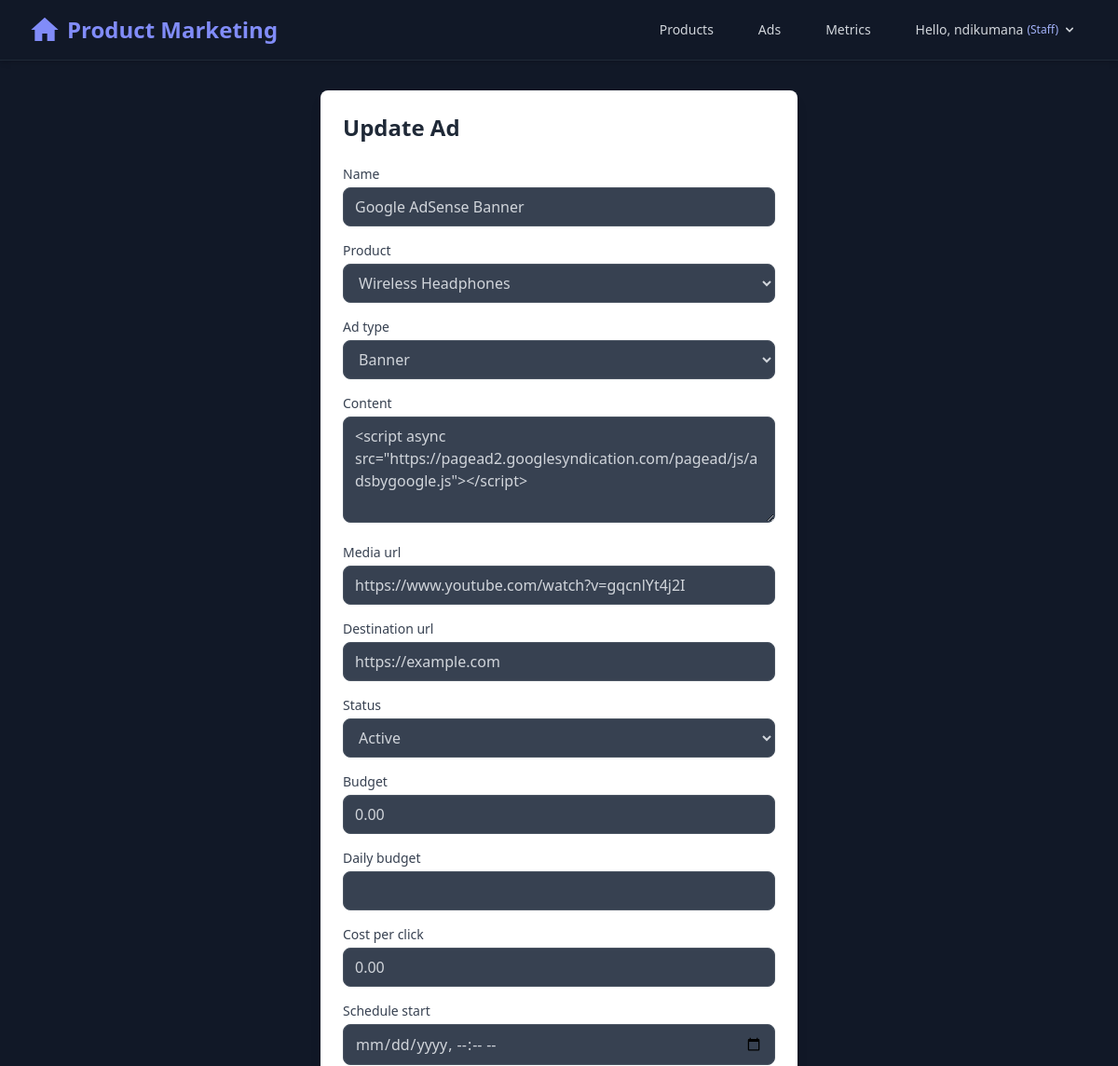
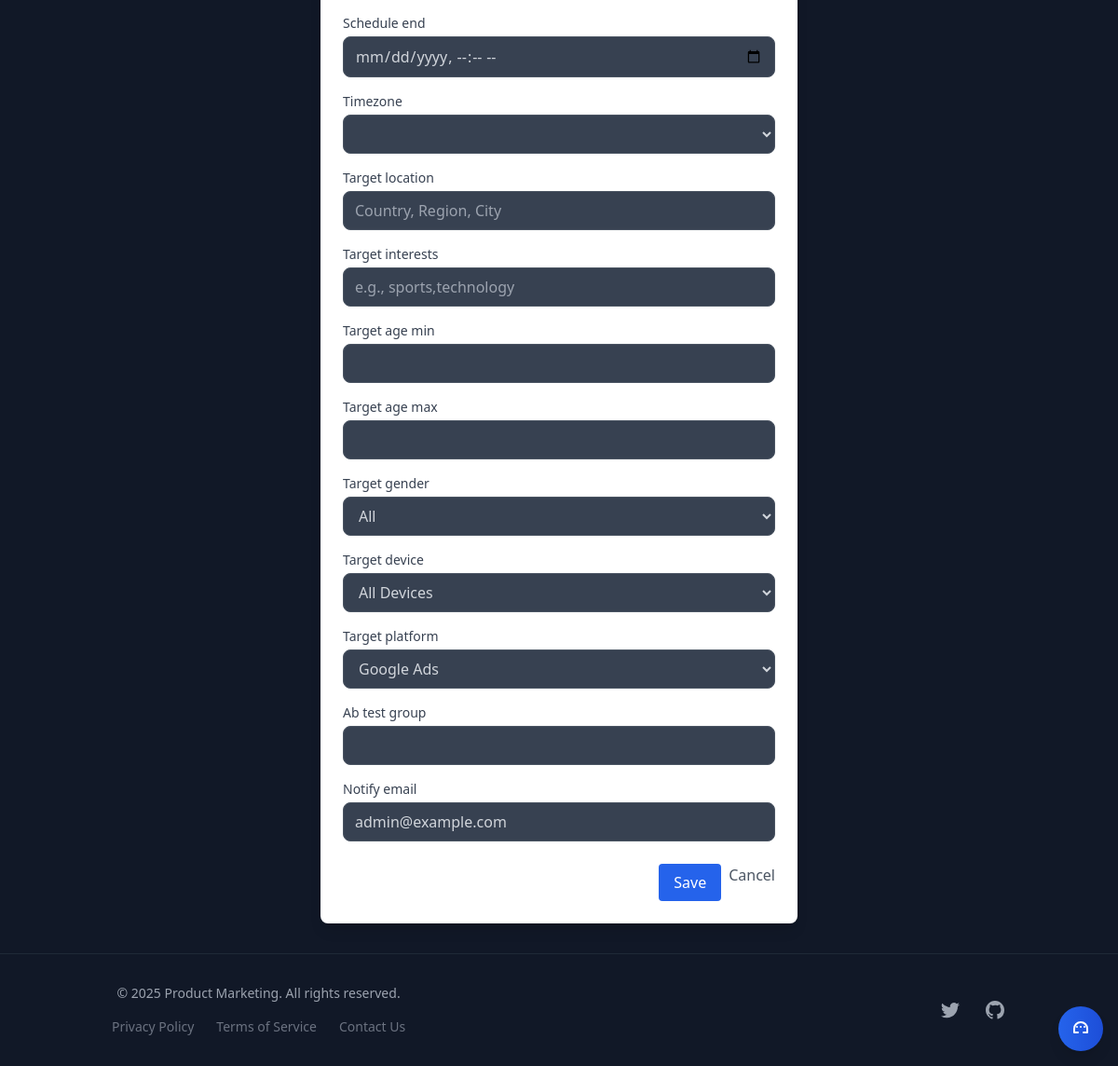
/ads/3/update/ (signed in), run on the app's committed database (2 pictures, top to bottom).
### marketing/models.py (models this page shows, shortened)
class Ad(models.Model):
    name = models.CharField(max_length=200, help_text="Ad name")
    is_affiliate = models.BooleanField(default=True, help_text="True for affiliate ads, False for ad network banners")
    product = models.ForeignKey(Product, on_delete=models.CASCADE, related_name='ads', help_text="Promoted product")
    ad_type = models.CharField(max_length=20, choices=AdTypeChoices.choices, default=AdTypeChoices.BANNER, help_text="Type of ad")
    content = models.TextField(blank=True, null=True, help_text="Ad copy or ad network script (e.g., AdSense code)")
    media_url = models.URLField(blank=True, null=True, validators=[URLValidator()], help_text="Ad image or video URL")
    destination_url = models.URLField(validators=[URLValidator()], help_text="URL users are directed to")
    status = models.CharField(max_length=20, choices=StatusChoices.choices, default=StatusChoices.DRAFT, help_text="Ad status")
    budget = models.DecimalField(max_digits=10, decimal_places=2, default=0.00, validators=[MinValueValidator(0)], help_text="Total ad budget")
    daily_budget = models.DecimalField(max_digits=10, decimal_places=2, null=True, blank=True, validators=[MinValueValidator(0)], help_text="Daily budget limit")
    cost_per_click = models.DecimalField(max_digits=6, decimal_places=2, default=0.00, validators=[MinValueValidator(0)], help_text="Cost per click")
    schedule_start = models.DateTimeField(null=True, blank=True, help_text="Ad start date/time")
    schedule_end = models.DateTimeField(null=True, blank=True, help_text="Ad end date/time")
    timezone = models.CharField(max_length=50, default='UTC', help_text="Timezone for scheduling, e.g., Africa/Johannesburg")
    target_location = models.CharField(max_length=200, blank=True, help_text="Target audience location")
    target_interests = models.CharField(max_length=200, blank=True, help_text="Target audience interests")
    target_age_min = models.PositiveIntegerField(null=True, blank=True, help_text="Minimum target age")
    target_age_max = models.PositiveIntegerField(null=True, blank=True, help_text="Maximum target age")
    target_gender = models.CharField(max_length=50, choices=GenderChoices.choices, default=GenderChoices.ALL, help_text="Target gender")
    target_device = models.CharField(max_length=20, choices=DeviceChoices.choices, default=DeviceChoices.ALL, help_text="Target device")
    target_platform = models.CharField(max_length=20, choices=PlatformChoices.choices, default=PlatformChoices.GOOGLE, help_text="Target platform")
    ab_test_group = models.CharField(max_length=50, blank=True, null=True, help_text="A/B test group identifier")
    notify_email = models.EmailField(blank=True, help_text="Email for ad notifications, defaults to staff user's email")
    created_at = models.DateTimeField(auto_now_add=True)
    updated_at = models.DateTimeField(auto_now=True)
    class Meta:
        verbose_name = "Ad"
        verbose_name_plural = "Ads"
        indexes = [
            models.Index(fields=['status']),
            models.Index(fields=['schedule_start', 'schedule_end']),
            models.Index(fields=['ab_test_group']),
        ]

### marketing/views.py (the view)
# urls.py: path('ads/<int:pk>/update/', views.ad_update, name='ad_update'),
@login_required
@staff_required
def ad_update(request, pk):
    ad = get_object_or_404(Ad, pk=pk)
    if request.method == 'POST':
        form = AdForm(request.POST, instance=ad)
        if form.is_valid():
            form.save()
            messages.success(request, 'Ad updated successfully.')
            return redirect('marketing:ad_list')
        else:
            messages.error(request, 'Please correct the errors below.')
    else:
        form = AdForm(instance=ad)
    return render(request, 'ad_form.html', {'form': form, 'title': 'Update Ad'})

### marketing/models.py (called while the page is built)
    def __str__(self):
        return self.name

### marketing/views.py (called while the page is built)
def is_staff_user(user):
    return user.is_authenticated and user.is_staff

### marketing/templates/ad_form.html (shortened to what this page needs)
{% extends 'base.html' %}
{% block content %}
<div class="max-w-lg mx-auto bg-white p-6 rounded-lg shadow-lg">
    <h1 class="text-2xl font-bold text-gray-800 mb-6">{{ title }}</h1>
    <form method="post">
        <div class="space-y-4">
            {% for field in form %}
            <div>
                <label for="{{ field.id_for_label }}" class="block text-sm font-medium text-gray-700">{{ field.label }}</label>
                <div class="mt-1">
                    {{ field }}
                </div>
            </div>
            {% endfor %}
        </div>
        <div class="mt-6 flex justify-end space-x-2">
            <button type="submit" class="bg-blue-600 text-white px-4 py-2 rounded hover:bg-blue-700">Save</button>
            <a href="{% url 'marketing:ad_list' %}" class="text-gray-600 hover:underline">Cancel</a>
        </div>
    </form>
</div>
{% endblock %}

### marketing/templates/base.html (shortened to what this page needs)
{% load static %}
<!DOCTYPE html>
<html lang="en" class="scroll-smooth">
<head>
    <link href="https://cdn.jsdelivr.net/npm/tailwindcss@2.2.19/dist/tailwind.min.css" rel="stylesheet">
</head>
<body class="bg-gray-900 text-white font-sans antialiased min-h-screen flex flex-col">
    <header class="sticky top-0 z-50">
        <nav class="bg-gray-900/95 backdrop-blur-md shadow-md border-b border-gray-800">
            <div class="max-w-7xl mx-auto px-4 sm:px-6 lg:px-8">
                <div class="flex justify-between items-center h-16">
                    <div class="flex-shrink-0 flex items-center">
                        <a href="{% url 'marketing:home' %}" class="text-2xl font-bold text-indigo-400 hover:text-indigo-300 transition-colors flex items-center">
                            <svg class="h-8 w-8 mr-2" fill="currentColor" viewBox="0 0 24 24" aria-hidden="true">
                                <path d="M12 2L1 12h3v9h6v-6h4v6h6v-9h3L12 2z"/>
                            </svg>
                            Product Marketing
                        </a>
                    </div>
                    <div class="hidden md:flex md:items-center md:space-x-4 lg:space-x-6">
                        <a href="{% url 'marketing:product_list' %}" class="px-3 py-2 text-gray-300 hover:text-indigo-400 transition-colors text-sm font-medium rounded-md hover:bg-gray-800">Products</a>
                        <a href="{% url 'marketing:ad_list' %}" class="px-3 py-2 text-gray-300 hover:text-indigo-400 transition-colors text-sm font-medium rounded-md hover:bg-gray-800">Ads</a>
                        <a href="{% url 'marketing:metric_list' %}" class="px-3 py-2 text-gray-300 hover:text-indigo-400 transition-colors text-sm font-medium rounded-md hover:bg-gray-800">Metrics</a>
                        {% if user.is_authenticated %}
                            <div class="relative group">
                                <button class="px-3 py-2 text-gray-300 hover:text-indigo-400 transition-colors text-sm font-medium flex items-center space-x-1">
                                    <span>Hello, {{ user.username }}</span>
                                    {% if user.is_staff %}<span class="text-xs text-indigo-300">(Staff)</span>{% endif %}
                                    <svg class="w-4 h-4" fill="currentColor" viewBox="0 0 20 20">
                                        <path fill-rule="evenodd" d="M5.293 7.293a1 1 0 011.414 0L10 10.586l3.293-3.293a1 1 0 111.414 1.414l-4 4a1 1 0 01-1.414 0l-4-4a1 1 0 010-1.414z" clip-rule="evenodd"></path>
                                    </svg>
                                </button>
                            </div>
                        {% endif %}
                    </div>
                </div>
            </div>
        </nav>
    </header>
    <main class="flex-grow container mx-auto px-4 sm:px-6 lg:px-8 py-8">
        {% block content %}
        {% endblock %}
    </main>
    <footer class="bg-gray-900/50 border-t border-gray-800 relative">
        <div class="container mx-auto px-4 sm:px-6 lg:px-8 py-8">
            <div class="md:flex md:items-center md:justify-between">
                <div class="flex justify-center md:order-2 space-x-6">
                    <a href="https://twitter.com/productmarketing" class="text-gray-400 hover:text-indigo-400" aria-label="Twitter">
                    </a>
                    <a href="https://github.com/productmarketing" class="text-gray-400 hover:text-indigo-400" aria-label="GitHub">
                    </a>
                </div>
                <div class="mt-8 md:mt-0 md:order-1">
                    <p class="text-center text-gray-400 text-sm">
                        © {% now "Y" %} Product Marketing. All rights reserved.
                    </p>
                    <div class="flex justify-center space-x-6 mt-4 text-sm text-gray-500">
                        <a href="/privacy-policy" class="hover:text-indigo-400">Privacy Policy</a>
                        <a href="/terms-of-service" class="hover:text-indigo-400">Terms of Service</a>
                        <a href="/contact" class="hover:text-indigo-400">Contact Us</a>
                    </div>
                </div>
            </div>
        </div>
        <div class="fixed bottom-4 right-4 z-50">
            <button id="social-sheet-toggle" aria-expanded="false" aria-label="Toggle social media sheet" class="bg-gradient-to-r from-blue-600 to-blue-700 text-white p-3 rounded-full shadow-lg hover:from-blue-500 hover:to-blue-600 focus:outline-none focus:ring-2 focus:ring-blue-500">
                <svg class="w-6 h-6" fill="none" stroke="currentColor" viewBox="0 0 24 24">
                    <path stroke-linecap="round" stroke-linejoin="round" stroke-width="2" d="M8 10h.01M12 10h.01M16 10h.01M9 16H5v-4a7 7 0 1114 0v4h-4"/>
                </svg>
            </button>
        </div>
    </footer>
</body>
</html>

### data on the page
Ad: form "Google AdSense Banner" "Wireless Headphones" "Banner" "<script async src=\"https://pagead2.googlesyndication.com/pagead/js/adsbygoogle.js\"></script>" "https://www.youtube.com/watch?v=gqcnlYt4j2I" "https://example.com" "Active" "0.00" "0.00" "All" "All Devices" "Google Ads" "admin@example.com"

### other printed values
{{ user.username }} "ndikumana"
{{ title }} "Update Ad"
{{ field.label }} "Name" "Product" "Ad type" "Content" "Media url" "Destination url" "Status" "Budget" "Daily budget" "Cost per click" "Schedule start" "Schedule end" "Timezone" "Target location" "Target interests" "Target age min" "Target age max" "Target gender" "Target device" "Target platform" "Ab test group" "Notify email"
